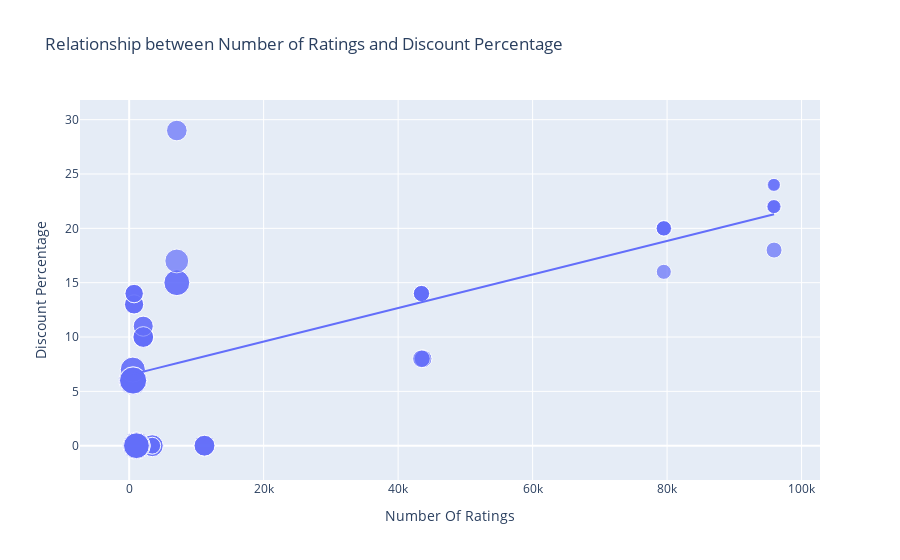

Here is the notebook cell this chart was saved with:
### Code cell
figure = px.scatter(data_frame=data, x= "Number Of Ratings" , y='Discount Percentage' , size = "Sale Price",trendline= "ols",title="Relationship between Number of Ratings and Discount Percentage")
figure.show()

### Figure 1 — Plotly figure (JSON) as saved in the notebook; plotly's stock layout.template omitted (floating-point values rounded to 4 significant figures)
{"data": [{"hovertemplate": "Number Of Ratings=%{x}<br>Discount Percentage=%{y}<br>Sale Price=%{marker.size}<extra></extra>", "legendgroup": "", "marker": {"color": "#636efa", "size": [49900, 84900, 84900, 77000, 77000, 49900, 49900, 77000, 89900, 41999, 39999, 41999, 41999, 41999, 131900, 117100, 131900, 117100, 74999, 117900, 117100, 117900, 99900, 44999, 140900, 130900, 64900, 120900, 59900, 75900, 110900, 130900, 120900, 64900, 64900, 75900, 75900, 120900, 59900, 120900, 75900, 140900, 70900, 70900, 75900, 59900, 110900, 120900, 130900, 130900, 54999, 54999, 29999, 34999, 34999, 34999, 54999, 29999, 46999, 46999, 46999, 46999], "sizemode": "area", "sizeref": 352.2, "symbol": "circle"}, "mode": "markers", "name": "", "orientation": "v", "showlegend": false, "type": "scatter", "x": [3431, 3431, 3431, 11202, 11202, 3431, 3431, 11202, 1454, 79512, 79512, 79582, 79512, 79512, 1078, 1078, 1078, 1078, 7088, 7088, 1078, 7088, 7081, 95909, 542, 580, 740, 545, 740, 2101, 545, 580, 580, 730, 730, 2101, 2101, 580, 740, 580, 2092, 545, 2101, 2092, 2101, 740, 545, 580, 580, 580, 43707, 43707, 95807, 95909, 95807, 95909, 43470, 95909, 43470, 43470, 43470, 43470], "xaxis": "x", "y": [0, 0, 0, 0, 0, 0, 0, 0, 0, 20, 16, 20, 20, 20, 0, 0, 0, 0, 29, 15, 0, 15, 17, 18, 6, 6, 13, 6, 14, 10, 7, 6, 6, 13, 13, 10, 10, 6, 14, 6, 10, 6, 11, 11, 10, 14, 7, 6, 6, 6, 8, 8, 24, 22, 22, 22, 8, 24, 14, 14, 14, 14], "yaxis": "y"}, {"hovertemplate": "<b>OLS trendline</b><br>Discount Percentage = 0.000154292 * Number Of Ratings + 6.49233<br>R<sup>2</sup>=0.468988<br><br>Number Of Ratings=%{x}<br>Discount Percentage=%{y} <b>(trend)</b><extra></extra>", "legendgroup": "", "marker": {"color": "#636efa", "symbol": "circle"}, "mode": "lines", "name": "", "showlegend": false, "type": "scatter", "x": [542, 545, 545, 545, 545, 580, 580, 580, 580, 580, 580, 580, 580, 730, 730, 740, 740, 740, 740, 1078, 1078, 1078, 1078, 1078, 1454, 2092, 2092, 2101, 2101, 2101, 2101, 2101, 3431, 3431, 3431, 3431, 3431, 7081, 7088, 7088, 7088, 11202, 11202, 11202, 43470, 43470, 43470, 43470, 43470, 43707, 43707, 79512, 79512, 79512, 79512, 79582, 95807, 95807, 95909, 95909, 95909, 95909], "xaxis": "x", "y": [6.576, 6.576, 6.576, 6.576, 6.576, 6.582, 6.582, 6.582, 6.582, 6.582, 6.582, 6.582, 6.582, 6.605, 6.605, 6.607, 6.607, 6.607, 6.607, 6.659, 6.659, 6.659, 6.659, 6.659, 6.717, 6.815, 6.815, 6.816, 6.816, 6.816, 6.816, 6.816, 7.022, 7.022, 7.022, 7.022, 7.022, 7.585, 7.586, 7.586, 7.586, 8.221, 8.221, 8.221, 13.2, 13.2, 13.2, 13.2, 13.2, 13.24, 13.24, 18.76, 18.76, 18.76, 18.76, 18.77, 21.27, 21.27, 21.29, 21.29, 21.29, 21.29], "yaxis": "y"}], "layout": {"autosize": true, "legend": {"itemsizing": "constant", "tracegroupgap": 0}, "title": {"text": "Relationship between Number of Ratings and Discount Percentage"}, "xaxis": {"anchor": "y", "autorange": true, "domain": [0, 1], "range": [-6741.0, 102400.0], "title": {"text": "Number Of Ratings"}, "type": "linear"}, "yaxis": {"anchor": "x", "autorange": true, "domain": [0, 1], "range": [-5.213, 33.41], "title": {"text": "Discount Percentage"}, "type": "linear"}}}
